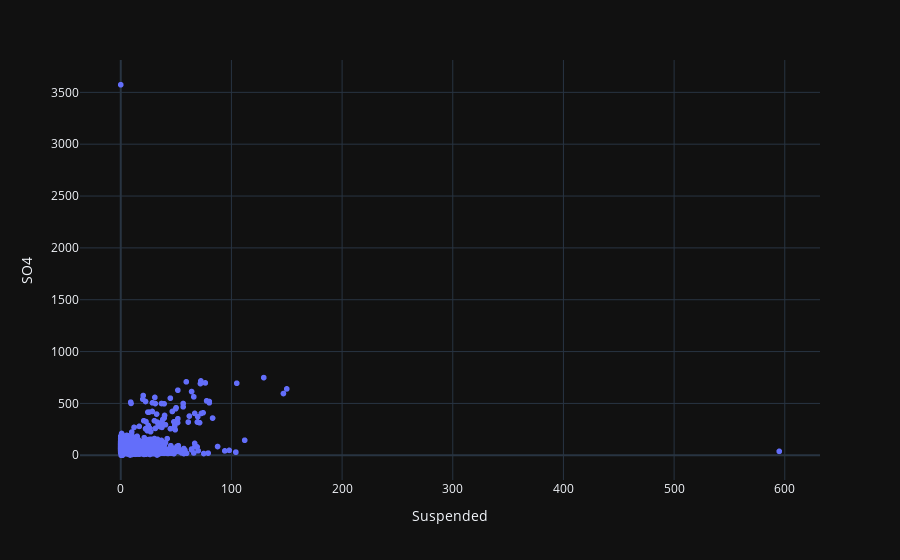

The notebook cell saved with this chart:
### Code cell
fig = px.scatter(df,x = "Suspended",y="SO4", template= "plotly_dark")
fig.show()

### Figure 1 — Plotly figure (JSON) as saved in the notebook; plotly's stock layout.template omitted (floating-point values rounded to 4 significant figures; data arrays with more than 128 entries replaced by an {"elided": "..."} marker saying what was removed)
{"data": [{"hovertemplate": "Suspended=%{x}<br>SO4=%{y}<extra></extra>", "legendgroup": "", "marker": {"color": "#636efa", "symbol": "circle"}, "mode": "markers", "name": "", "showlegend": false, "type": "scattergl", "x": {"elided": "2861 float values"}, "xaxis": "x", "y": {"elided": "2861 float values"}, "yaxis": "y"}], "layout": {"autosize": true, "legend": {"tracegroupgap": 0}, "margin": {"t": 60}, "xaxis": {"anchor": "y", "autorange": true, "domain": [0, 1], "range": [-36.0, 631.0], "title": {"text": "Suspended"}, "type": "linear"}, "yaxis": {"anchor": "x", "autorange": true, "domain": [0, 1], "range": [-276.7, 3850.0], "title": {"text": "SO4"}, "type": "linear"}}}
